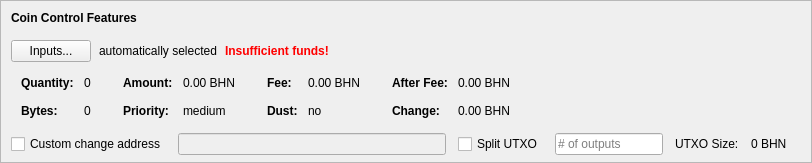
    <widget class="QFrame" name="frameCoinControl">
     <property name="sizePolicy">
      <sizepolicy hsizetype="Expanding" vsizetype="Expanding">
       <horstretch>0</horstretch>
       <verstretch>0</verstretch>
      </sizepolicy>
     </property>
     <property name="maximumSize">
      <size>
       <width>16777215</width>
       <height>16777215</height>
      </size>
     </property>
     <property name="frameShape">
      <enum>QFrame::StyledPanel</enum>
     </property>
     <property name="frameShadow">
      <enum>QFrame::Sunken</enum>
     </property>
     <layout class="QVBoxLayout" name="verticalLayoutCoinControl2">
      <property name="spacing">
       <number>0</number>
      </property>
      <property name="leftMargin">
       <number>0</number>
      </property>
      <property name="topMargin">
       <number>0</number>
      </property>
      <property name="rightMargin">
       <number>0</number>
      </property>
      <property name="bottomMargin">
       <number>6</number>
      </property>
      <item>
       <layout class="QVBoxLayout" name="verticalLayoutCoinControl" stretch="0,0,0,0,1">
        <property name="spacing">
         <number>0</number>
        </property>
        <property name="leftMargin">
         <number>10</number>
        </property>
        <property name="topMargin">
         <number>10</number>
        </property>
        <item>
         <layout class="QHBoxLayout" name="horizontalLayoutCoinControl1">
          <property name="bottomMargin">
           <number>15</number>
          </property>
          <item>
           <widget class="QLabel" name="labelCoinControlFeatures">
            <property name="sizePolicy">
             <sizepolicy hsizetype="Preferred" vsizetype="Maximum">
              <horstretch>0</horstretch>
              <verstretch>0</verstretch>
             </sizepolicy>
            </property>
            <property name="font">
             <font>
              <weight>75</weight>
              <bold>true</bold>
             </font>
            </property>
            <property name="styleSheet">
             <string notr="true">font-weight:bold;</string>
            </property>
            <property name="text">
             <string>Coin Control Features</string>
            </property>
           </widget>
          </item>
         </layout>
        </item>
        <item>
         <layout class="QHBoxLayout" name="horizontalLayoutCoinControl2" stretch="0,0,0,0">
          <property name="spacing">
           <number>8</number>
          </property>
          <property name="bottomMargin">
           <number>10</number>
          </property>
          <item>
           <widget class="QPushButton" name="pushButtonCoinControl">
            <property name="styleSheet">
             <string notr="true"/>
            </property>
            <property name="text">
             <string>Inputs...</string>
            </property>
            <property name="autoDefault">
             <bool>false</bool>
            </property>
           </widget>
          </item>
          <item>
           <widget class="QLabel" name="labelCoinControlAutomaticallySelected">
            <property name="text">
             <string>automatically selected</string>
            </property>
            <property name="margin">
             <number>5</number>
            </property>
           </widget>
          </item>
          <item>
           <widget class="QLabel" name="labelCoinControlInsuffFunds">
            <property name="font">
             <font>
              <weight>75</weight>
              <bold>true</bold>
             </font>
            </property>
            <property name="styleSheet">
             <string notr="true">color:red;font-weight:bold;</string>
            </property>
            <property name="text">
             <string>Insufficient funds!</string>
            </property>
            <property name="margin">
             <number>5</number>
            </property>
           </widget>
          </item>
          <item>
           <spacer name="horizontalSpacerCoinControl">
            <property name="orientation">
             <enum>Qt::Horizontal</enum>
            </property>
            <property name="sizeHint" stdset="0">
             <size>
              <width>40</width>
              <height>1</height>
             </size>
            </property>
           </spacer>
          </item>
         </layout>
        </item>
        <item>
         <widget class="QWidget" name="widgetCoinControl" native="true">
          <property name="sizePolicy">
           <sizepolicy hsizetype="Preferred" vsizetype="Preferred">
            <horstretch>0</horstretch>
            <verstretch>0</verstretch>
           </sizepolicy>
          </property>
          <property name="minimumSize">
           <size>
            <width>0</width>
            <height>0</height>
           </size>
          </property>
          <property name="styleSheet">
           <string notr="true"/>
          </property>
          <layout class="QHBoxLayout" name="horizontalLayoutCoinControl5">
           <property name="leftMargin">
            <number>0</number>
           </property>
           <property name="topMargin">
            <number>0</number>
           </property>
           <property name="rightMargin">
            <number>0</number>
           </property>
           <property name="bottomMargin">
            <number>0</number>
           </property>
           <item>
            <layout class="QHBoxLayout" name="horizontalLayoutCoinControl3" stretch="0,0,0,1">
             <property name="spacing">
              <number>20</number>
             </property>
             <property name="topMargin">
              <number>0</number>
             </property>
             <property name="bottomMargin">
              <number>10</number>
             </property>
             <item>
              <layout class="QFormLayout" name="formLayoutCoinControl1">
               <property name="horizontalSpacing">
                <number>10</number>
               </property>
               <property name="verticalSpacing">
                <number>14</number>
               </property>
               <property name="leftMargin">
                <number>10</number>
               </property>
               <property name="topMargin">
                <number>4</number>
               </property>
               <property name="rightMargin">
                <number>6</number>
               </property>
               <item row="0" column="0">
                <widget class="QLabel" name="labelCoinControlQuantityText">
                 <property name="font">
                  <font>
                   <weight>75</weight>
                   <bold>true</bold>
                  </font>
                 </property>
                 <property name="text">
                  <string>Quantity:</string>
                 </property>
                 <property name="margin">
                  <number>0</number>
                 </property>
                </widget>
               </item>
               <item row="0" column="1">
                <widget class="QLabel" name="labelCoinControlQuantity">
                 <property name="cursor">
                  <cursorShape>IBeamCursor</cursorShape>
                 </property>
                 <property name="contextMenuPolicy">
                  <enum>Qt::ActionsContextMenu</enum>
                 </property>
                 <property name="text">
                  <string notr="true">0</string>
                 </property>
                 <property name="margin">
                  <number>0</number>
                 </property>
                 <property name="textInteractionFlags">
                  <set>Qt::LinksAccessibleByMouse|Qt::TextSelectableByKeyboard|Qt::TextSelectableByMouse</set>
                 </property>
                </widget>
               </item>
               <item row="1" column="0">
                <widget class="QLabel" name="labelCoinControlBytesText">
                 <property name="font">
                  <font>
                   <weight>75</weight>
                   <bold>true</bold>
                  </font>
                 </property>
                 <property name="text">
                  <string>Bytes:</string>
                 </property>
                </widget>
               </item>
               <item row="1" column="1">
                <widget class="QLabel" name="labelCoinControlBytes">
                 <property name="cursor">
                  <cursorShape>IBeamCursor</cursorShape>
                 </property>
                 <property name="contextMenuPolicy">
                  <enum>Qt::ActionsContextMenu</enum>
                 </property>
                 <property name="text">
                  <string notr="true">0</string>
                 </property>
                 <property name="textInteractionFlags">
                  <set>Qt::LinksAccessibleByMouse|Qt::TextSelectableByKeyboard|Qt::TextSelectableByMouse</set>
                 </property>
                </widget>
               </item>
              </layout>
             </item>
             <item>
              <layout class="QFormLayout" name="formLayoutCoinControl2">
               <property name="horizontalSpacing">
                <number>10</number>
               </property>
               <property name="verticalSpacing">
                <number>14</number>
               </property>
               <property name="leftMargin">
                <number>6</number>
               </property>
               <property name="topMargin">
                <number>4</number>
               </property>
               <property name="rightMargin">
                <number>6</number>
               </property>
               <item row="0" column="0">
                <widget class="QLabel" name="labelCoinControlAmountText">
                 <property name="font">
                  <font>
                   <weight>75</weight>
                   <bold>true</bold>
                  </font>
                 </property>
                 <property name="text">
                  <string>Amount:</string>
                 </property>
                 <property name="margin">
                  <number>0</number>
                 </property>
                </widget>
               </item>
               <item row="0" column="1">
                <widget class="QLabel" name="labelCoinControlAmount">
                 <property name="cursor">
                  <cursorShape>IBeamCursor</cursorShape>
                 </property>
                 <property name="contextMenuPolicy">
                  <enum>Qt::ActionsContextMenu</enum>
                 </property>
                 <property name="text">
                  <string notr="true">0.00 BHN</string>
                 </property>
                 <property name="textInteractionFlags">
                  <set>Qt::LinksAccessibleByMouse|Qt::TextSelectableByKeyboard|Qt::TextSelectableByMouse</set>
                 </property>
                </widget>
               </item>
               <item row="1" column="0">
                <widget class="QLabel" name="labelCoinControlPriorityText">
                 <property name="font">
                  <font>
                   <weight>75</weight>
                   <bold>true</bold>
                  </font>
                 </property>
                 <property name="text">
                  <string>Priority:</string>
                 </property>
                </widget>
               </item>
               <item row="1" column="1">
                <widget class="QLabel" name="labelCoinControlPriority">
                 <property name="cursor">
                  <cursorShape>IBeamCursor</cursorShape>
                 </property>
                 <property name="contextMenuPolicy">
                  <enum>Qt::ActionsContextMenu</enum>
                 </property>
                 <property name="text">
                  <string>medium</string>
                 </property>
                 <property name="textInteractionFlags">
                  <set>Qt::LinksAccessibleByMouse|Qt::TextSelectableByKeyboard|Qt::TextSelectableByMouse</set>
                 </property>
                </widget>
               </item>
              </layout>
             </item>
             <item>
              <layout class="QFormLayout" name="formLayoutCoinControl3">
               <property name="horizontalSpacing">
                <number>10</number>
               </property>
               <property name="verticalSpacing">
                <number>14</number>
               </property>
               <property name="leftMargin">
                <number>6</number>
               </property>
               <property name="topMargin">
                <number>4</number>
               </property>
               <property name="rightMargin">
                <number>6</number>
               </property>
               <item row="0" column="0">
                <widget class="QLabel" name="labelCoinControlFeeText">
                 <property name="font">
                  <font>
                   <weight>75</weight>
                   <bold>true</bold>
                  </font>
                 </property>
                 <property name="text">
                  <string>Fee:</string>
                 </property>
                 <property name="margin">
                  <number>0</number>
                 </property>
                </widget>
               </item>
               <item row="0" column="1">
                <widget class="QLabel" name="labelCoinControlFee">
                 <property name="cursor">
                  <cursorShape>IBeamCursor</cursorShape>
                 </property>
                 <property name="contextMenuPolicy">
                  <enum>Qt::ActionsContextMenu</enum>
                 </property>
                 <property name="text">
                  <string notr="true">0.00 BHN</string>
                 </property>
                 <property name="textInteractionFlags">
                  <set>Qt::LinksAccessibleByMouse|Qt::TextSelectableByKeyboard|Qt::TextSelectableByMouse</set>
                 </property>
                </widget>
               </item>
               <item row="1" column="0">
                <widget class="QLabel" name="labelCoinControlLowOutputText">
                 <property name="font">
                  <font>
                   <weight>75</weight>
                   <bold>true</bold>
                  </font>
                 </property>
                 <property name="text">
                  <string>Dust:</string>
                 </property>
                </widget>
               </item>
               <item row="1" column="1">
                <widget class="QLabel" name="labelCoinControlLowOutput">
                 <property name="cursor">
                  <cursorShape>IBeamCursor</cursorShape>
                 </property>
                 <property name="contextMenuPolicy">
                  <enum>Qt::ActionsContextMenu</enum>
                 </property>
                 <property name="text">
                  <string>no</string>
                 </property>
                 <property name="textInteractionFlags">
                  <set>Qt::LinksAccessibleByMouse|Qt::TextSelectableByKeyboard|Qt::TextSelectableByMouse</set>
                 </property>
                </widget>
               </item>
              </layout>
             </item>
             <item>
              <layout class="QFormLayout" name="formLayoutCoinControl4">
               <property name="horizontalSpacing">
                <number>10</number>
               </property>
               <property name="verticalSpacing">
                <number>14</number>
               </property>
               <property name="leftMargin">
                <number>6</number>
               </property>
               <property name="topMargin">
                <number>4</number>
               </property>
               <property name="rightMargin">
                <number>6</number>
               </property>
               <item row="0" column="0">
                <widget class="QLabel" name="labelCoinControlAfterFeeText">
                 <property name="font">
                  <font>
                   <weight>75</weight>
                   <bold>true</bold>
                  </font>
                 </property>
                 <property name="text">
                  <string>After Fee:</string>
                 </property>
                 <property name="margin">
                  <number>0</number>
                 </property>
                </widget>
               </item>
               <item row="0" column="1">
                <widget class="QLabel" name="labelCoinControlAfterFee">
                 <property name="cursor">
                  <cursorShape>IBeamCursor</cursorShape>
                 </property>
                 <property name="contextMenuPolicy">
                  <enum>Qt::ActionsContextMenu</enum>
                 </property>
                 <property name="text">
                  <string notr="true">0.00 BHN</string>
                 </property>
                 <property name="textInteractionFlags">
                  <set>Qt::LinksAccessibleByMouse|Qt::TextSelectableByKeyboard|Qt::TextSelectableByMouse</set>
                 </property>
                </widget>
               </item>
               <item row="1" column="0">
                <widget class="QLabel" name="labelCoinControlChangeText">
                 <property name="font">
                  <font>
                   <weight>75</weight>
                   <bold>true</bold>
                  </font>
                 </property>
                 <property name="text">
                  <string>Change:</string>
                 </property>
                </widget>
               </item>
               <item row="1" column="1">
                <widget class="QLabel" name="labelCoinControlChange">
                 <property name="cursor">
                  <cursorShape>IBeamCursor</cursorShape>
                 </property>
                 <property name="contextMenuPolicy">
                  <enum>Qt::ActionsContextMenu</enum>
                 </property>
                 <property name="text">
                  <string notr="true">0.00 BHN</string>
                 </property>
                 <property name="textInteractionFlags">
                  <set>Qt::LinksAccessibleByMouse|Qt::TextSelectableByKeyboard|Qt::TextSelectableByMouse</set>
                 </property>
                </widget>
               </item>
              </layout>
             </item>
            </layout>
           </item>
          </layout>
         </widget>
        </item>
        <item>
         <layout class="QHBoxLayout" name="horizontalLayoutCoinControl4" stretch="0,0,0,0,0,0,0">
          <property name="spacing">
           <number>12</number>
          </property>
          <property name="sizeConstraint">
           <enum>QLayout::SetDefaultConstraint</enum>
          </property>
          <property name="topMargin">
           <number>5</number>
          </property>
          <property name="rightMargin">
           <number>5</number>
          </property>
          <item>
           <widget class="QCheckBox" name="checkBoxCoinControlChange">
            <property name="toolTip">
             <string>If this is activated, but the change address is empty or invalid, change will be sent to a newly generated address.</string>
            </property>
            <property name="text">
             <string>Custom change address</string>
            </property>
           </widget>
          </item>
          <item>
           <widget class="QValidatedLineEdit" name="lineEditCoinControlChange">
            <property name="enabled">
             <bool>false</bool>
            </property>
            <property name="sizePolicy">
             <sizepolicy hsizetype="Expanding" vsizetype="Fixed">
              <horstretch>0</horstretch>
              <verstretch>0</verstretch>
             </sizepolicy>
            </property>
           </widget>
          </item>
          <item>
           <widget class="QCheckBox" name="splitBlockCheckBox">
            <property name="text">
             <string>Split UTXO</string>
            </property>
           </widget>
          </item>
          <item>
           <widget class="QLineEdit" name="splitBlockLineEdit">
            <property name="sizePolicy">
             <sizepolicy hsizetype="Fixed" vsizetype="Fixed">
              <horstretch>50</horstretch>
              <verstretch>0</verstretch>
             </sizepolicy>
            </property>
            <property name="placeholderText">
             <string># of outputs</string>
            </property>
           </widget>
          </item>
          <item>
           <widget class="QLabel" name="labelBlockSizeText">
            <property name="text">
             <string>UTXO Size:</string>
            </property>
           </widget>
          </item>
          <item>
           <widget class="QLabel" name="labelBlockSize">
            <property name="text">
             <string>0 BHN</string>
            </property>
           </widget>
          </item>
          <item>
           <widget class="QLabel" name="labelCoinControlChangeLabel">
            <property name="sizePolicy">
             <sizepolicy hsizetype="Preferred" vsizetype="Expanding">
              <horstretch>0</horstretch>
              <verstretch>0</verstretch>
             </sizepolicy>
            </property>
            <property name="minimumSize">
             <size>
              <width>0</width>
              <height>0</height>
             </size>
            </property>
            <property name="text">
             <string/>
            </property>
            <property name="margin">
             <number>3</number>
            </property>
           </widget>
          </item>
         </layout>
        </item>
        <item>
         <spacer name="verticalSpacerCoinControl">
          <property name="orientation">
           <enum>Qt::Vertical</enum>
          </property>
          <property name="sizeHint" stdset="0">
           <size>
            <width>800</width>
            <height>1</height>
           </size>
          </property>
         </spacer>
        </item>
       </layout>
      </item>
     </layout>
    </widget>
